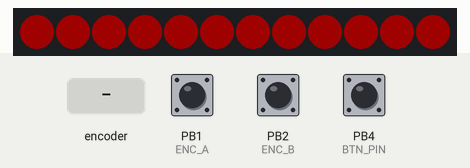
Simulated run of this program. Board: ATtiny85, built with avr-gcc and emulated at 8 MHz. Shown: 12 RGB LEDs in strip order, left to right. Wiring (inferred from the names in the program): WS2812 LEDs: data PB0. The inputs (shaded band) are chosen by the test bench; at power-on: PB4 (BTN_PIN) HIGH, PB1 (ENC_A) HIGH, PB2 (ENC_B) HIGH. Dim RGB values are drawn brighter than linear; EEPROM starts erased.

Above: at 1.2 s.
1.3 s: PB4 (BTN_PIN) pulled LOW for 1 s
At 2.0 s:
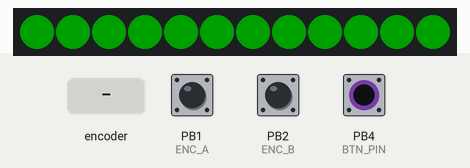
3.8 s: PB4 (BTN_PIN) pulled LOW for 3.2 s
At 5.0 s:
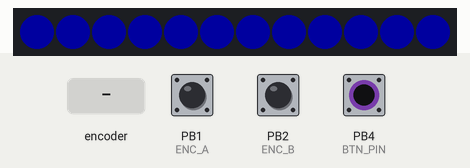
8.5 s: rotary encoder on PB1 (ENC_A) / PB2 (ENC_B) turned 1 step (first pin leading)
10.2 s: rotary encoder on PB1 (ENC_A) / PB2 (ENC_B) turned 1 step (first pin leading)
Timing chart, 0 to 12.9 s (numbered marks = the images above; inputs shaded):
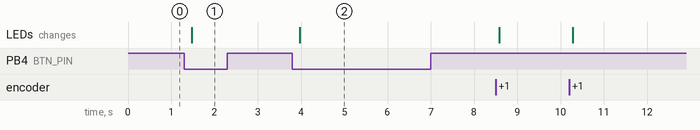

Measured:
- after the input at 1.3 s, the LEDs: change after 0.17 s (image 1)
- after the input at 3.8 s, the LEDs: change after 0.17 s (image 2)

The program:

main.c
```c
#include "ws2812.h"

// Global variables for encoder and button state
volatile int16_t encoder_value = 0;
volatile uint8_t last_encoder_state = 0;

// Button state variables
static uint8_t button_state = 0;
static uint8_t last_button_state = 1;  // Pulled up by default
static uint16_t last_debounce_time = 0;
static uint16_t debounce_delay = 50;  // 50ms debounce time
static uint16_t time_counter = 0;
static uint16_t last_save_time = 0;
#define SAVE_DELAY 3000  // Wait 3 seconds before saving

// Pin change interrupt for encoder only
ISR(PCINT0_vect) {
    // Read current encoder state
    uint8_t encoder_state = (PINB & (_BV(ENC_A) | _BV(ENC_B))) >> 1;

    // Detect rotation using gray code
    if (encoder_state != last_encoder_state) {
        if ((last_encoder_state == 0b00 && encoder_state == 0b01) ||
            (last_encoder_state == 0b01 && encoder_state == 0b11) ||
            (last_encoder_state == 0b11 && encoder_state == 0b10) ||
            (last_encoder_state == 0b10 && encoder_state == 0b00)) {
            if (encoder_value < MAX_BRIGHTNESS) {
                encoder_value++;
            }
        } else if (
            (last_encoder_state == 0b00 && encoder_state == 0b10) ||
            (last_encoder_state == 0b10 && encoder_state == 0b11) ||
            (last_encoder_state == 0b11 && encoder_state == 0b01) ||
            (last_encoder_state == 0b01 && encoder_state == 0b00)) {
            if (encoder_value > 0) {
                encoder_value--;
            }
        }
        last_encoder_state = encoder_state;
    }
}

int main(void) {
    // Configure pins
    DDRB = _BV(LED_PIN);
    PORTB = _BV(ENC_A) | _BV(ENC_B) | _BV(BTN_PIN);

    // Configure pin change interrupt for encoder only
    GIMSK |= _BV(PCIE);
    PCMSK |= _BV(PCINT1) | _BV(PCINT2);  // Only encoder pins

    sei();

    // Load saved settings
    uint8_t mode;
    uint8_t saved_brightness;
    load_settings(&saved_brightness, &mode);
    encoder_value = saved_brightness;

    uint8_t last_saved_brightness = saved_brightness;
    uint8_t last_saved_mode = mode;

    while(1) {
        // Reset signal for WS2812B
        LED_PORT_REG &= ~_BV(LED_PIN_BIT);
        _delay_ms(1);

        // Increment time counter (approximately every millisecond)
        time_counter++;

        // Read the button state
        uint8_t reading = (PINB & _BV(BTN_PIN)) ? 1 : 0;

        // If the button state changed, reset the debounce timer
        if (reading != last_button_state) {
            last_debounce_time = time_counter;
        }

        // Check if enough time has passed since the last state change
        if ((time_counter - last_debounce_time) > debounce_delay) {
            // If the button state has changed:
            if (reading != button_state) {
                button_state = reading;

                // Only trigger on button press (transition from high to low)
                if (button_state == 0) {
                    mode = (mode + 1) % 3;
                }
            }
        }

        last_button_state = reading;

        // Ensure encoder_value stays in valid range
        if (encoder_value < 0) encoder_value = 0;
        if (encoder_value > MAX_BRIGHTNESS) encoder_value = MAX_BRIGHTNESS;

        // Save settings if they changed and enough time has passed
        if ((encoder_value != last_saved_brightness || mode != last_saved_mode) &&
            (time_counter - last_save_time > SAVE_DELAY)) {
            save_settings(encoder_value, mode);
            last_saved_brightness = encoder_value;
            last_saved_mode = mode;
            last_save_time = time_counter;
        }

        // Display pattern based on mode
        switch(mode) {
            case 0:
                fill_strip(encoder_value, 0, 0);
                break;
            case 1:
                fill_strip(0, encoder_value, 0);
                break;
            case 2:
                fill_strip(0, 0, encoder_value);
                break;
        }

        _delay_ms(1);  // Reduced delay for better button responsiveness
    }

    return 0;
} 
```

ws2812.h
```c
#ifndef WS2812_H
#define WS2812_H

#include <avr/io.h>
#include <util/delay.h>
#include <avr/interrupt.h>
#include <avr/cpufunc.h>
#include <avr/eeprom.h>

// Pin definitions
#define LED_PIN     PB0    // LED data on PB0
#define ENC_A       PB1    // Encoder A on PB1
#define ENC_B       PB2    // Encoder B on PB2
#define BTN_PIN     PB4    // Button on PB4 (internal pullup)

#define NUM_LEDS    12     // Number of LEDs in strip
#define MAX_BRIGHTNESS 255  // Maximum brightness value

// EEPROM addresses
#define EEPROM_BRIGHTNESS_ADDR 0
#define EEPROM_MODE_ADDR      1
#define EEPROM_MAGIC_ADDR     2
#define EEPROM_MAGIC_VALUE    0x42  // To check if EEPROM was initialized

// Direct port manipulation for speed
#define LED_PORT_REG    PORTB
#define LED_PIN_BIT     0

// Function prototypes
void save_settings(uint8_t brightness, uint8_t mode);
void load_settings(uint8_t *brightness, uint8_t *mode);
void send_bit_0(void);
void send_bit_1(void);
void send_byte(uint8_t byte);
void send_color(uint8_t r, uint8_t g, uint8_t b);
void fill_strip(uint8_t r, uint8_t g, uint8_t b);

#endif // WS2812_H 
```

ws2812.c
```c
#include "ws2812.h"

// Function to save settings to EEPROM
void save_settings(uint8_t brightness, uint8_t mode) {
    eeprom_write_byte((uint8_t*)EEPROM_BRIGHTNESS_ADDR, brightness);
    eeprom_write_byte((uint8_t*)EEPROM_MODE_ADDR, mode);
    eeprom_write_byte((uint8_t*)EEPROM_MAGIC_ADDR, EEPROM_MAGIC_VALUE);
}

// Function to load settings from EEPROM
void load_settings(uint8_t *brightness, uint8_t *mode) {
    // Check if EEPROM was initialized
    if (eeprom_read_byte((uint8_t*)EEPROM_MAGIC_ADDR) == EEPROM_MAGIC_VALUE) {
        *brightness = eeprom_read_byte((uint8_t*)EEPROM_BRIGHTNESS_ADDR);
        *mode = eeprom_read_byte((uint8_t*)EEPROM_MODE_ADDR);
    } else {
        // Default values for first run
        *brightness = 32;
        *mode = 0;
        // Save defaults
        save_settings(*brightness, *mode);
    }
}

// LED control functions
void send_bit_0(void) {
    uint8_t sreg = SREG;
    cli();

    LED_PORT_REG |= _BV(LED_PIN_BIT);   // HIGH
    LED_PORT_REG &= ~_BV(LED_PIN_BIT);  // Immediately LOW
    _NOP(); _NOP(); _NOP(); _NOP();     // Padding
    _NOP(); _NOP();

    SREG = sreg;
}

void send_bit_1(void) {
    uint8_t sreg = SREG;
    cli();

    LED_PORT_REG |= _BV(LED_PIN_BIT);   // HIGH
    _NOP(); _NOP(); _NOP(); _NOP();     // Stay HIGH longer
    _NOP();
    LED_PORT_REG &= ~_BV(LED_PIN_BIT);  // LOW
    _NOP();                             // Short LOW period

    SREG = sreg;
}

void send_byte(uint8_t byte) {
    for(uint8_t bit = 0x80; bit; bit >>= 1) {
        if (byte & bit) {
            send_bit_1();
        } else {
            send_bit_0();
        }
    }
}

void send_color(uint8_t r, uint8_t g, uint8_t b) {
    send_byte(g);  // WS2812B expects GRB order
    send_byte(r);
    send_byte(b);
}

void fill_strip(uint8_t r, uint8_t g, uint8_t b) {
    for(uint8_t i = 0; i < NUM_LEDS; i++) {
        send_color(r, g, b);
    }
} 
```
